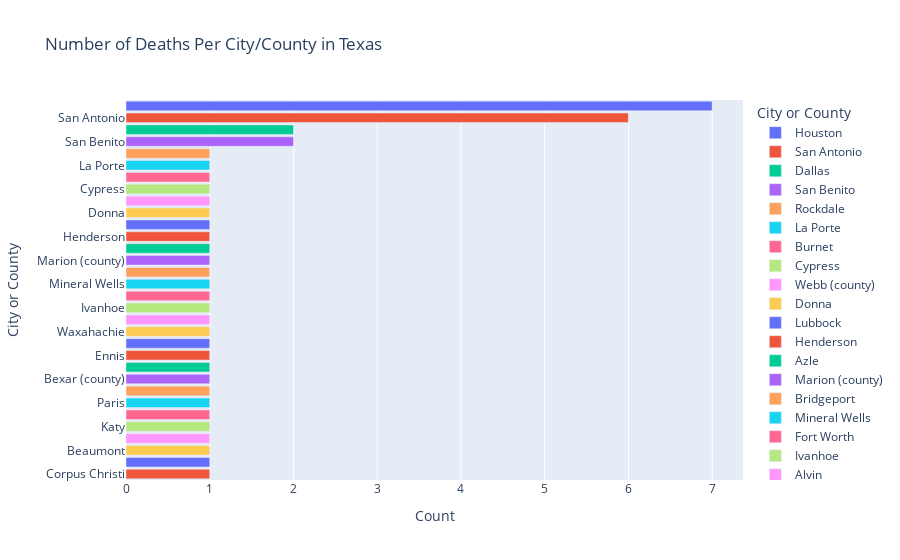

Source (notebook cell):
### Markdown cell above
now I am going to construct bar charts for each states death count per city/county. I add arguments to clarify what I want the x and y axis to be. I also add an argument for colors to be applied on each city/county (which added a color coded legend), and then another for the titles. I do this for both states!

### Code cell
px.bar(texasStateCount,
       x = 'Count',
       y = 'City or County',
       color = 'City or County',
       title = 'Number of Deaths Per City/County in Texas '
      )

### Figure 1 — Plotly figure (JSON) as saved in the notebook; plotly's stock layout.template omitted (floating-point values rounded to 4 significant figures)
{"data": [{"alignmentgroup": "True", "hovertemplate": "City or County=%{y}<br>Count=%{x}<extra></extra>", "legendgroup": "Houston", "marker": {"color": "#636efa"}, "name": "Houston", "offsetgroup": "Houston", "orientation": "h", "showlegend": true, "textposition": "auto", "type": "bar", "x": [7], "xaxis": "x", "y": ["Houston"], "yaxis": "y"}, {"alignmentgroup": "True", "hovertemplate": "City or County=%{y}<br>Count=%{x}<extra></extra>", "legendgroup": "San Antonio", "marker": {"color": "#EF553B"}, "name": "San Antonio", "offsetgroup": "San Antonio", "orientation": "h", "showlegend": true, "textposition": "auto", "type": "bar", "x": [6], "xaxis": "x", "y": ["San Antonio"], "yaxis": "y"}, {"alignmentgroup": "True", "hovertemplate": "City or County=%{y}<br>Count=%{x}<extra></extra>", "legendgroup": "Dallas", "marker": {"color": "#00cc96"}, "name": "Dallas", "offsetgroup": "Dallas", "orientation": "h", "showlegend": true, "textposition": "auto", "type": "bar", "x": [2], "xaxis": "x", "y": ["Dallas"], "yaxis": "y"}, {"alignmentgroup": "True", "hovertemplate": "City or County=%{y}<br>Count=%{x}<extra></extra>", "legendgroup": "San Benito", "marker": {"color": "#ab63fa"}, "name": "San Benito", "offsetgroup": "San Benito", "orientation": "h", "showlegend": true, "textposition": "auto", "type": "bar", "x": [2], "xaxis": "x", "y": ["San Benito"], "yaxis": "y"}, {"alignmentgroup": "True", "hovertemplate": "City or County=%{y}<br>Count=%{x}<extra></extra>", "legendgroup": "Rockdale", "marker": {"color": "#FFA15A"}, "name": "Rockdale", "offsetgroup": "Rockdale", "orientation": "h", "showlegend": true, "textposition": "auto", "type": "bar", "x": [1], "xaxis": "x", "y": ["Rockdale"], "yaxis": "y"}, {"alignmentgroup": "True", "hovertemplate": "City or County=%{y}<br>Count=%{x}<extra></extra>", "legendgroup": "La Porte", "marker": {"color": "#19d3f3"}, "name": "La Porte", "offsetgroup": "La Porte", "orientation": "h", "showlegend": true, "textposition": "auto", "type": "bar", "x": [1], "xaxis": "x", "y": ["La Porte"], "yaxis": "y"}, {"alignmentgroup": "True", "hovertemplate": "City or County=%{y}<br>Count=%{x}<extra></extra>", "legendgroup": "Burnet", "marker": {"color": "#FF6692"}, "name": "Burnet", "offsetgroup": "Burnet", "orientation": "h", "showlegend": true, "textposition": "auto", "type": "bar", "x": [1], "xaxis": "x", "y": ["Burnet"], "yaxis": "y"}, {"alignmentgroup": "True", "hovertemplate": "City or County=%{y}<br>Count=%{x}<extra></extra>", "legendgroup": "Cypress", "marker": {"color": "#B6E880"}, "name": "Cypress", "offsetgroup": "Cypress", "orientation": "h", "showlegend": true, "textposition": "auto", "type": "bar", "x": [1], "xaxis": "x", "y": ["Cypress"], "yaxis": "y"}, {"alignmentgroup": "True", "hovertemplate": "City or County=%{y}<br>Count=%{x}<extra></extra>", "legendgroup": "Webb (county)", "marker": {"color": "#FF97FF"}, "name": "Webb (county)", "offsetgroup": "Webb (county)", "orientation": "h", "showlegend": true, "textposition": "auto", "type": "bar", "x": [1], "xaxis": "x", "y": ["Webb (county)"], "yaxis": "y"}, {"alignmentgroup": "True", "hovertemplate": "City or County=%{y}<br>Count=%{x}<extra></extra>", "legendgroup": "Donna", "marker": {"color": "#FECB52"}, "name": "Donna", "offsetgroup": "Donna", "orientation": "h", "showlegend": true, "textposition": "auto", "type": "bar", "x": [1], "xaxis": "x", "y": ["Donna"], "yaxis": "y"}, {"alignmentgroup": "True", "hovertemplate": "City or County=%{y}<br>Count=%{x}<extra></extra>", "legendgroup": "Lubbock", "marker": {"color": "#636efa"}, "name": "Lubbock", "offsetgroup": "Lubbock", "orientation": "h", "showlegend": true, "textposition": "auto", "type": "bar", "x": [1], "xaxis": "x", "y": ["Lubbock"], "yaxis": "y"}, {"alignmentgroup": "True", "hovertemplate": "City or County=%{y}<br>Count=%{x}<extra></extra>", "legendgroup": "Henderson", "marker": {"color": "#EF553B"}, "name": "Henderson", "offsetgroup": "Henderson", "orientation": "h", "showlegend": true, "textposition": "auto", "type": "bar", "x": [1], "xaxis": "x", "y": ["Henderson"], "yaxis": "y"}, {"alignmentgroup": "True", "hovertemplate": "City or County=%{y}<br>Count=%{x}<extra></extra>", "legendgroup": "Azle", "marker": {"color": "#00cc96"}, "name": "Azle", "offsetgroup": "Azle", "orientation": "h", "showlegend": true, "textposition": "auto", "type": "bar", "x": [1], "xaxis": "x", "y": ["Azle"], "yaxis": "y"}, {"alignmentgroup": "True", "hovertemplate": "City or County=%{y}<br>Count=%{x}<extra></extra>", "legendgroup": "Marion (county)", "marker": {"color": "#ab63fa"}, "name": "Marion (county)", "offsetgroup": "Marion (county)", "orientation": "h", "showlegend": true, "textposition": "auto", "type": "bar", "x": [1], "xaxis": "x", "y": ["Marion (county)"], "yaxis": "y"}, {"alignmentgroup": "True", "hovertemplate": "City or County=%{y}<br>Count=%{x}<extra></extra>", "legendgroup": "Bridgeport", "marker": {"color": "#FFA15A"}, "name": "Bridgeport", "offsetgroup": "Bridgeport", "orientation": "h", "showlegend": true, "textposition": "auto", "type": "bar", "x": [1], "xaxis": "x", "y": ["Bridgeport"], "yaxis": "y"}, {"alignmentgroup": "True", "hovertemplate": "City or County=%{y}<br>Count=%{x}<extra></extra>", "legendgroup": "Mineral Wells", "marker": {"color": "#19d3f3"}, "name": "Mineral Wells", "offsetgroup": "Mineral Wells", "orientation": "h", "showlegend": true, "textposition": "auto", "type": "bar", "x": [1], "xaxis": "x", "y": ["Mineral Wells"], "yaxis": "y"}, {"alignmentgroup": "True", "hovertemplate": "City or County=%{y}<br>Count=%{x}<extra></extra>", "legendgroup": "Fort Worth", "marker": {"color": "#FF6692"}, "name": "Fort Worth", "offsetgroup": "Fort Worth", "orientation": "h", "showlegend": true, "textposition": "auto", "type": "bar", "x": [1], "xaxis": "x", "y": ["Fort Worth"], "yaxis": "y"}, {"alignmentgroup": "True", "hovertemplate": "City or County=%{y}<br>Count=%{x}<extra></extra>", "legendgroup": "Ivanhoe", "marker": {"color": "#B6E880"}, "name": "Ivanhoe", "offsetgroup": "Ivanhoe", "orientation": "h", "showlegend": true, "textposition": "auto", "type": "bar", "x": [1], "xaxis": "x", "y": ["Ivanhoe"], "yaxis": "y"}, {"alignmentgroup": "True", "hovertemplate": "City or County=%{y}<br>Count=%{x}<extra></extra>", "legendgroup": "Alvin", "marker": {"color": "#FF97FF"}, "name": "Alvin", "offsetgroup": "Alvin", "orientation": "h", "showlegend": true, "textposition": "auto", "type": "bar", "x": [1], "xaxis": "x", "y": ["Alvin"], "yaxis": "y"}, {"alignmentgroup": "True", "hovertemplate": "City or County=%{y}<br>Count=%{x}<extra></extra>", "legendgroup": "Waxahachie", "marker": {"color": "#FECB52"}, "name": "Waxahachie", "offsetgroup": "Waxahachie", "orientation": "h", "showlegend": true, "textposition": "auto", "type": "bar", "x": [1], "xaxis": "x", "y": ["Waxahachie"], "yaxis": "y"}, {"alignmentgroup": "True", "hovertemplate": "City or County=%{y}<br>Count=%{x}<extra></extra>", "legendgroup": "Greenville", "marker": {"color": "#636efa"}, "name": "Greenville", "offsetgroup": "Greenville", "orientation": "h", "showlegend": true, "textposition": "auto", "type": "bar", "x": [1], "xaxis": "x", "y": ["Greenville"], "yaxis": "y"}, {"alignmentgroup": "True", "hovertemplate": "City or County=%{y}<br>Count=%{x}<extra></extra>", "legendgroup": "Ennis", "marker": {"color": "#EF553B"}, "name": "Ennis", "offsetgroup": "Ennis", "orientation": "h", "showlegend": true, "textposition": "auto", "type": "bar", "x": [1], "xaxis": "x", "y": ["Ennis"], "yaxis": "y"}, {"alignmentgroup": "True", "hovertemplate": "City or County=%{y}<br>Count=%{x}<extra></extra>", "legendgroup": "Liberty (county)", "marker": {"color": "#00cc96"}, "name": "Liberty (county)", "offsetgroup": "Liberty (county)", "orientation": "h", "showlegend": true, "textposition": "auto", "type": "bar", "x": [1], "xaxis": "x", "y": ["Liberty (county)"], "yaxis": "y"}, {"alignmentgroup": "True", "hovertemplate": "City or County=%{y}<br>Count=%{x}<extra></extra>", "legendgroup": "Bexar (county)", "marker": {"color": "#ab63fa"}, "name": "Bexar (county)", "offsetgroup": "Bexar (county)", "orientation": "h", "showlegend": true, "textposition": "auto", "type": "bar", "x": [1], "xaxis": "x", "y": ["Bexar (county)"], "yaxis": "y"}, {"alignmentgroup": "True", "hovertemplate": "City or County=%{y}<br>Count=%{x}<extra></extra>", "legendgroup": "Palestine", "marker": {"color": "#FFA15A"}, "name": "Palestine", "offsetgroup": "Palestine", "orientation": "h", "showlegend": true, "textposition": "auto", "type": "bar", "x": [1], "xaxis": "x", "y": ["Palestine"], "yaxis": "y"}, {"alignmentgroup": "True", "hovertemplate": "City or County=%{y}<br>Count=%{x}<extra></extra>", "legendgroup": "Paris", "marker": {"color": "#19d3f3"}, "name": "Paris", "offsetgroup": "Paris", "orientation": "h", "showlegend": true, "textposition": "auto", "type": "bar", "x": [1], "xaxis": "x", "y": ["Paris"], "yaxis": "y"}, {"alignmentgroup": "True", "hovertemplate": "City or County=%{y}<br>Count=%{x}<extra></extra>", "legendgroup": "Universal City", "marker": {"color": "#FF6692"}, "name": "Universal City", "offsetgroup": "Universal City", "orientation": "h", "showlegend": true, "textposition": "auto", "type": "bar", "x": [1], "xaxis": "x", "y": ["Universal City"], "yaxis": "y"}, {"alignmentgroup": "True", "hovertemplate": "City or County=%{y}<br>Count=%{x}<extra></extra>", "legendgroup": "Katy", "marker": {"color": "#B6E880"}, "name": "Katy", "offsetgroup": "Katy", "orientation": "h", "showlegend": true, "textposition": "auto", "type": "bar", "x": [1], "xaxis": "x", "y": ["Katy"], "yaxis": "y"}, {"alignmentgroup": "True", "hovertemplate": "City or County=%{y}<br>Count=%{x}<extra></extra>", "legendgroup": "El Indio", "marker": {"color": "#FF97FF"}, "name": "El Indio", "offsetgroup": "El Indio", "orientation": "h", "showlegend": true, "textposition": "auto", "type": "bar", "x": [1], "xaxis": "x", "y": ["El Indio"], "yaxis": "y"}, {"alignmentgroup": "True", "hovertemplate": "City or County=%{y}<br>Count=%{x}<extra></extra>", "legendgroup": "Beaumont", "marker": {"color": "#FECB52"}, "name": "Beaumont", "offsetgroup": "Beaumont", "orientation": "h", "showlegend": true, "textposition": "auto", "type": "bar", "x": [1], "xaxis": "x", "y": ["Beaumont"], "yaxis": "y"}, {"alignmentgroup": "True", "hovertemplate": "City or County=%{y}<br>Count=%{x}<extra></extra>", "legendgroup": "Baytown", "marker": {"color": "#636efa"}, "name": "Baytown", "offsetgroup": "Baytown", "orientation": "h", "showlegend": true, "textposition": "auto", "type": "bar", "x": [1], "xaxis": "x", "y": ["Baytown"], "yaxis": "y"}, {"alignmentgroup": "True", "hovertemplate": "City or County=%{y}<br>Count=%{x}<extra></extra>", "legendgroup": "Corpus Christi", "marker": {"color": "#EF553B"}, "name": "Corpus Christi", "offsetgroup": "Corpus Christi", "orientation": "h", "showlegend": true, "textposition": "auto", "type": "bar", "x": [1], "xaxis": "x", "y": ["Corpus Christi"], "yaxis": "y"}], "layout": {"barmode": "relative", "legend": {"title": {"text": "City or County"}, "tracegroupgap": 0}, "title": {"text": "Number of Deaths Per City/County in Texas "}, "xaxis": {"anchor": "y", "domain": [0, 1], "title": {"text": "Count"}}, "yaxis": {"anchor": "x", "categoryarray": ["Corpus Christi", "Baytown", "Beaumont", "El Indio", "Katy", "Universal City", "Paris", "Palestine", "Bexar (county)", "Liberty (county)", "Ennis", "Greenville", "Waxahachie", "Alvin", "Ivanhoe", "Fort Worth", "Mineral Wells", "Bridgeport", "Marion (county)", "Azle", "Henderson", "Lubbock", "Donna", "Webb (county)", "Cypress", "Burnet", "La Porte", "Rockdale", "San Benito", "Dallas", "San Antonio", "Houston"], "categoryorder": "array", "domain": [0, 1], "title": {"text": "City or County"}}}}
